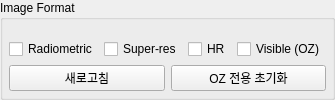
<?xml version='1.0' encoding='utf-8'?>
<ui version="4.0">
 <class>cameraImageFormat</class>
 <widget class="QGroupBox" name="cameraImageFormat">
  <property name="title">
   <string>Image Format</string>
  </property>
  <layout class="QVBoxLayout" name="cameraImageFormatLayout">
   <item>
    <widget class="QWidget" name="statusHost">
     <layout class="QGridLayout" name="statusLayout">
      <property name="leftMargin">
       <number>0</number>
      </property>
      <property name="topMargin">
       <number>0</number>
      </property>
      <property name="rightMargin">
       <number>0</number>
      </property>
      <property name="bottomMargin">
       <number>0</number>
      </property>
     </layout>
    </widget>
   </item>
   <item>
    <widget class="QWidget" name="toggleHost">
     <layout class="QHBoxLayout" name="toggleLayout">
      <item>
       <widget class="QCheckBox" name="SIRJ">
        <property name="text">
         <string>Radiometric</string>
        </property>
        <property name="toolTip">
         <string>체크: 양쪽 카메라에 SIRJ TRUE 전송. 해제: 양쪽에 SIRJ FALSE 전송.</string>
        </property>
       </widget>
      </item>
      <item>
       <widget class="QCheckBox" name="SISR">
        <property name="text">
         <string>Super-res</string>
        </property>
        <property name="toolTip">
         <string>체크: 양쪽 카메라에 SISR TRUE 전송. 해제: 양쪽에 SISR FALSE 전송.</string>
        </property>
       </widget>
      </item>
      <item>
       <widget class="QCheckBox" name="SIHR">
        <property name="text">
         <string>HR</string>
        </property>
        <property name="toolTip">
         <string>체크: 양쪽 카메라에 SIHR TRUE 전송. 해제: 양쪽에 SIHR FALSE 전송.</string>
        </property>
       </widget>
      </item>
      <item>
       <widget class="QCheckBox" name="SIVI">
        <property name="text">
         <string>Visible (OZ)</string>
        </property>
        <property name="toolTip">
         <string>체크: 양쪽 카메라에 SIVI TRUE 전송. 해제: 양쪽에 SIVI FALSE 전송.</string>
        </property>
       </widget>
      </item>
      <property name="leftMargin">
       <number>0</number>
      </property>
      <property name="topMargin">
       <number>0</number>
      </property>
      <property name="rightMargin">
       <number>0</number>
      </property>
      <property name="bottomMargin">
       <number>0</number>
      </property>
     </layout>
    </widget>
   </item>
   <item>
    <widget class="QWidget" name="actionsHost">
     <layout class="QHBoxLayout" name="actionsLayout">
      <item>
       <widget class="QPushButton" name="refresh">
        <property name="text">
         <string>새로고침</string>
        </property>
        <property name="toolTip">
         <string>좌우 GIVI/GIRJ/GISR/GIHR/GILC 상태를 다시 조회합니다.</string>
        </property>
       </widget>
      </item>
      <item>
       <widget class="QPushButton" name="preset">
        <property name="text">
         <string>OZ 전용 초기화</string>
        </property>
        <property name="toolTip">
         <string>SIRJ FALSE, SISR FALSE, SIHR FALSE, SIVI TRUE를 양쪽 카메라에 전송합니다.</string>
        </property>
       </widget>
      </item>
      <property name="leftMargin">
       <number>0</number>
      </property>
      <property name="topMargin">
       <number>0</number>
      </property>
      <property name="rightMargin">
       <number>0</number>
      </property>
      <property name="bottomMargin">
       <number>0</number>
      </property>
     </layout>
    </widget>
   </item>
   <property name="leftMargin">
    <number>6</number>
   </property>
   <property name="topMargin">
    <number>6</number>
   </property>
   <property name="rightMargin">
    <number>6</number>
   </property>
   <property name="bottomMargin">
    <number>6</number>
   </property>
  </layout>
 </widget>
 <resources />
 <connections />
</ui>
